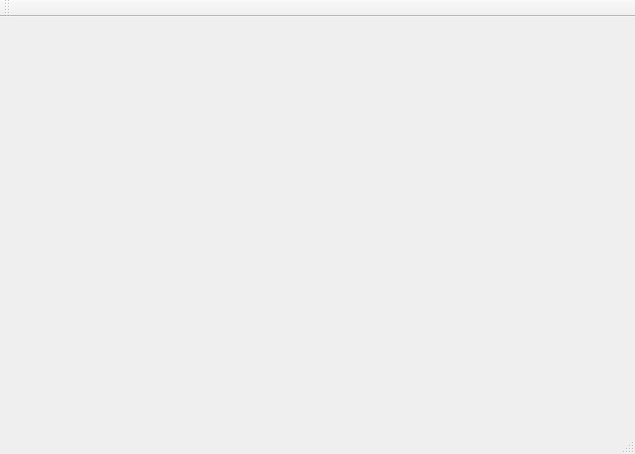
<?xml version="1.0" encoding="UTF-8"?>
<ui version="4.0">
 <class>MainWindow</class>
 <widget class="QMainWindow" name="MainWindow">
  <property name="geometry">
   <rect>
    <x>0</x>
    <y>0</y>
    <width>635</width>
    <height>454</height>
   </rect>
  </property>
  <property name="windowTitle">
   <string>MainWindow</string>
  </property>
  <widget class="QWidget" name="centralWidget"/>
  <widget class="QMenuBar" name="menuBar">
   <property name="geometry">
    <rect>
     <x>0</x>
     <y>0</y>
     <width>635</width>
     <height>22</height>
    </rect>
   </property>
  </widget>
  <widget class="QToolBar" name="mainToolBar">
   <attribute name="toolBarArea">
    <enum>TopToolBarArea</enum>
   </attribute>
   <attribute name="toolBarBreak">
    <bool>false</bool>
   </attribute>
  </widget>
  <widget class="QStatusBar" name="statusBar"/>
 </widget>
 <layoutdefault spacing="6" margin="11"/>
 <resources/>
 <connections/>
</ui>
